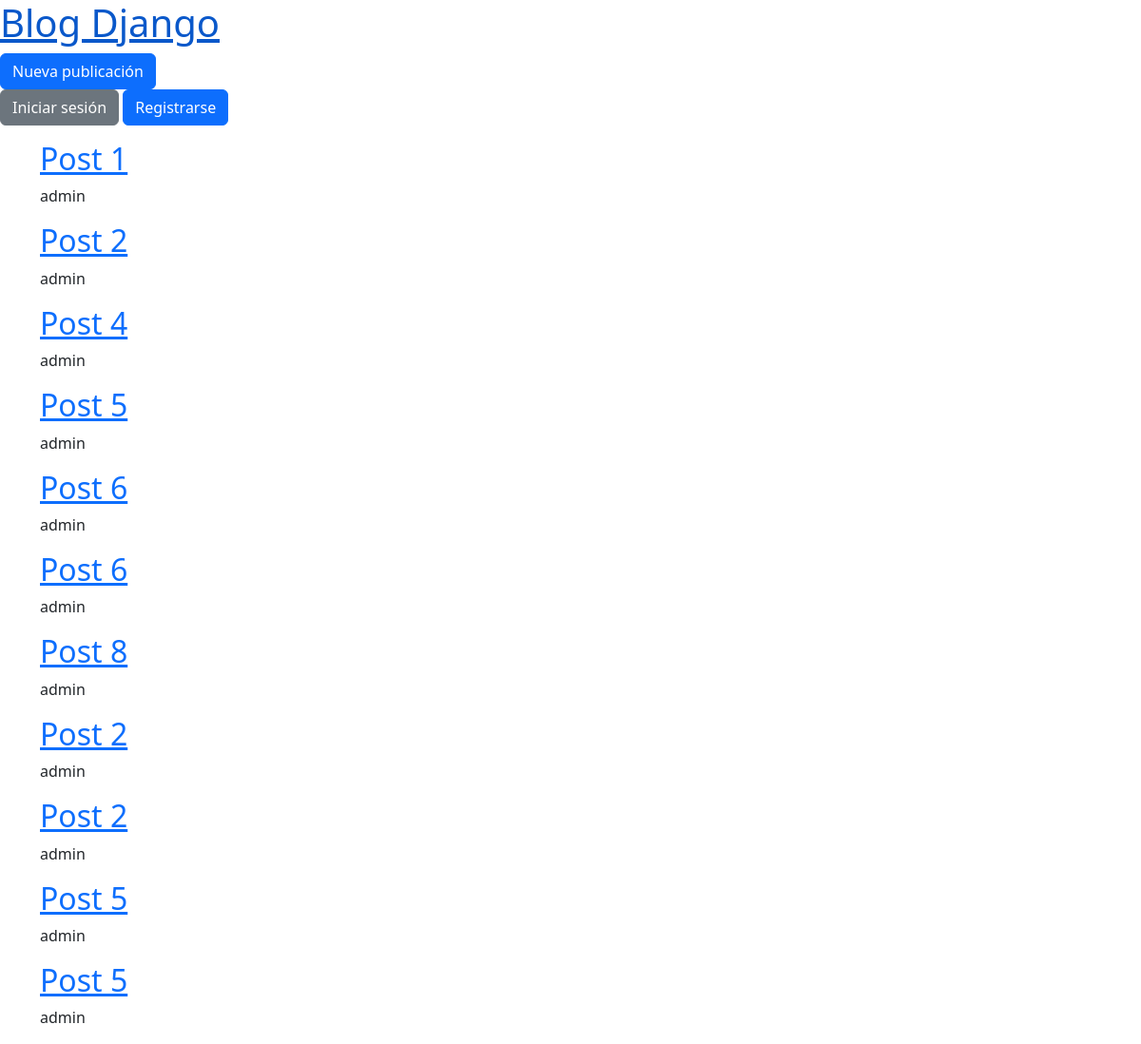
The page / on the database its author committed.
### blog/models.py (models this page shows, shortened)
class Publication(models.Model):
    title = models.CharField(max_length=30)
    body = models.TextField()
    author = models.ForeignKey('auth.User', on_delete=models.CASCADE)
    date = models.DateTimeField(auto_now_add=True)
    updated = models.DateTimeField(auto_now=True)

### blog/views.py (the view)
# urls.py: path('', PublicationListView.as_view(), name='publications-list'),
class PublicationListView(ListView):
    model = Publication
    template_name = 'publications-list.html'

### templates/publications-list.html
{% extends "_base.html" %}
{% block content %}
    {%  for post in publication_list %}
    <h2> <a href="{% url 'publication-detail' post.pk %}"> {{ post.title }}</a></h2>
        <p>{{ post.author }} </p>
    {% endfor %}
{% endblock %}

### rows shown on the page
Publication: title "Post 1", author "admin"
Publication: title "Post 2", author "admin"
Publication: title "Post 4", author "admin"
Publication: title "Post 5", author "admin"
Publication: title "Post 6", author "admin"
Publication: title "Post 6", author "admin"
Publication: title "Post 8", author "admin"
Publication: title "Post 2", author "admin"
Publication: title "Post 2", author "admin"
Publication: title "Post 5", author "admin"
Publication: title "Post 5", author "admin"
